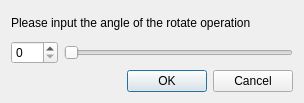
<?xml version="1.0" encoding="UTF-8"?>
<ui version="4.0">
 <class>RotateDialog</class>
 <widget class="QDialog" name="RotateDialog">
  <property name="geometry">
   <rect>
    <x>0</x>
    <y>0</y>
    <width>304</width>
    <height>103</height>
   </rect>
  </property>
  <property name="windowTitle">
   <string>Rotate Parameter</string>
  </property>
  <layout class="QVBoxLayout" name="verticalLayout">
   <item>
    <widget class="QLabel" name="label">
     <property name="text">
      <string>Please input the angle of the rotate operation</string>
     </property>
    </widget>
   </item>
   <item>
    <layout class="QHBoxLayout" name="horizontalLayout">
     <item>
      <widget class="QSpinBox" name="spinBox">
       <property name="maximum">
        <number>359</number>
       </property>
      </widget>
     </item>
     <item>
      <widget class="QSlider" name="horizontalSlider">
       <property name="maximum">
        <number>359</number>
       </property>
       <property name="orientation">
        <enum>Qt::Horizontal</enum>
       </property>
      </widget>
     </item>
    </layout>
   </item>
   <item>
    <widget class="QDialogButtonBox" name="buttonBox">
     <property name="orientation">
      <enum>Qt::Horizontal</enum>
     </property>
     <property name="standardButtons">
      <set>QDialogButtonBox::Cancel|QDialogButtonBox::Ok</set>
     </property>
    </widget>
   </item>
  </layout>
 </widget>
 <resources/>
 <connections>
  <connection>
   <sender>buttonBox</sender>
   <signal>accepted()</signal>
   <receiver>RotateDialog</receiver>
   <slot>accept()</slot>
   <hints>
    <hint type="sourcelabel">
     <x>248</x>
     <y>254</y>
    </hint>
    <hint type="destinationlabel">
     <x>157</x>
     <y>274</y>
    </hint>
   </hints>
  </connection>
  <connection>
   <sender>buttonBox</sender>
   <signal>rejected()</signal>
   <receiver>RotateDialog</receiver>
   <slot>reject()</slot>
   <hints>
    <hint type="sourcelabel">
     <x>316</x>
     <y>260</y>
    </hint>
    <hint type="destinationlabel">
     <x>286</x>
     <y>274</y>
    </hint>
   </hints>
  </connection>
  <connection>
   <sender>spinBox</sender>
   <signal>valueChanged(int)</signal>
   <receiver>horizontalSlider</receiver>
   <slot>setValue(int)</slot>
   <hints>
    <hint type="sourcelabel">
     <x>34</x>
     <y>46</y>
    </hint>
    <hint type="destinationlabel">
     <x>179</x>
     <y>45</y>
    </hint>
   </hints>
  </connection>
  <connection>
   <sender>horizontalSlider</sender>
   <signal>valueChanged(int)</signal>
   <receiver>spinBox</receiver>
   <slot>setValue(int)</slot>
   <hints>
    <hint type="sourcelabel">
     <x>179</x>
     <y>45</y>
    </hint>
    <hint type="destinationlabel">
     <x>34</x>
     <y>46</y>
    </hint>
   </hints>
  </connection>
 </connections>
</ui>
